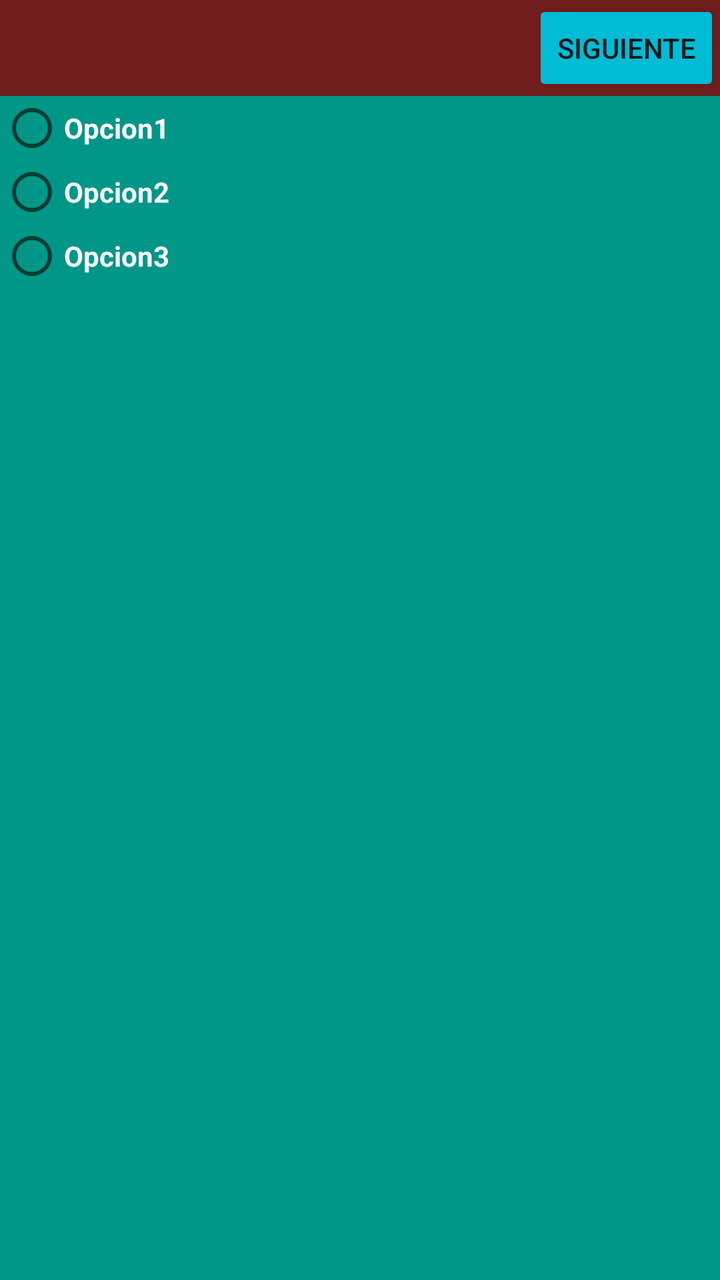
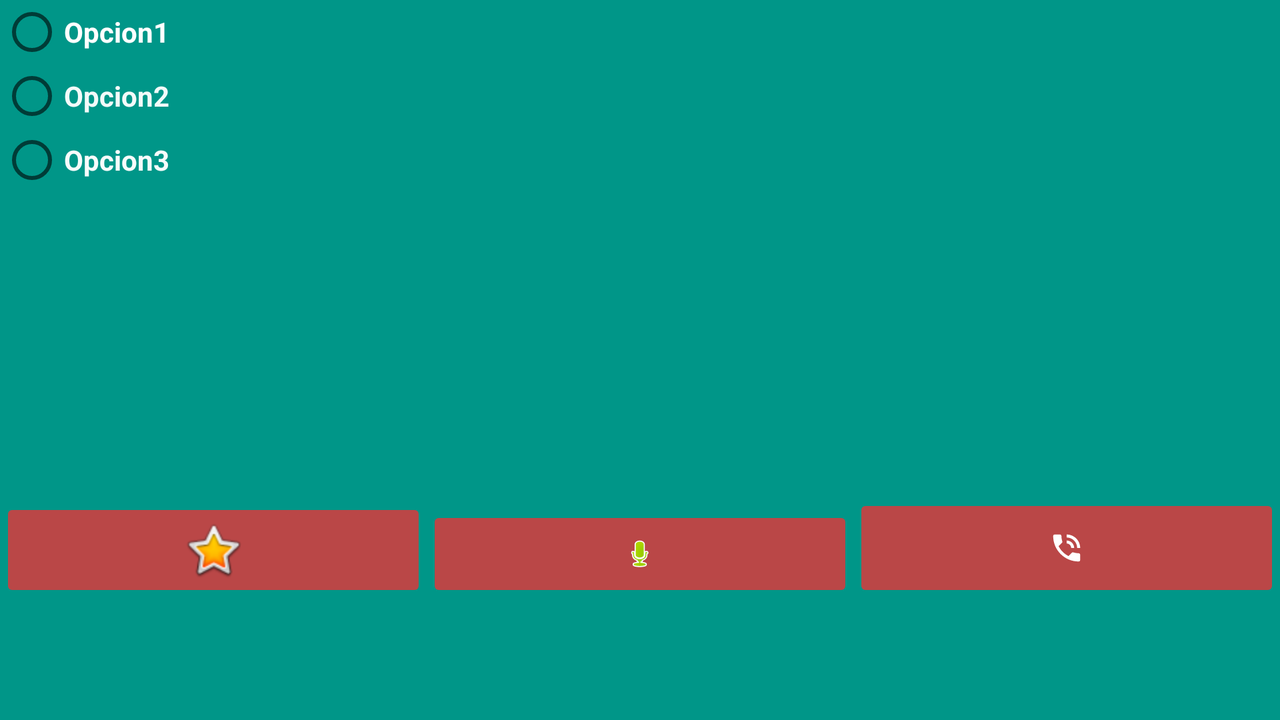

One screen, two layout resources from the same app: the default and the repository's alternative for another configuration. Each is rendered where Android would select it; the XML of both is given below.
<!-- AndroidManifest.xml: application theme Theme.PrimeraAppAndroid -->
<!-- res/layout/activity_linear.xml -->
<?xml version="1.0" encoding="utf-8"?>
<LinearLayout xmlns:android="http://schemas.android.com/apk/res/android"
    xmlns:app="http://schemas.android.com/apk/res-auto"
    xmlns:tools="http://schemas.android.com/tools"
    android:layout_width="match_parent"
    android:layout_height="match_parent"
    android:layout_gravity="right"
    android:background="#701D1D"
    android:orientation="vertical"
    tools:context=".linear">

    <Button
        android:id="@+id/button18"
        android:layout_width="wrap_content"
        android:layout_height="wrap_content"
        android:layout_gravity="right"
        android:layout_weight="0"
        android:backgroundTint="#00BCD4"
        android:text="Siguiente"
        android:textAlignment="viewEnd" />

    <LinearLayout
        android:layout_width="match_parent"
        android:layout_height="624dp"
        android:background="#009688"
        android:orientation="vertical">

        <RadioButton
            android:id="@+id/radioButton2"
            android:layout_width="match_parent"
            android:layout_height="wrap_content"
            android:checked="false"
            android:onClick="pulsa1"
            android:text="Opcion1"
            android:textColor="#FFFFFF"
            android:textStyle="bold" />

        <RadioButton
            android:id="@+id/radioButton3"
            android:layout_width="match_parent"
            android:layout_height="wrap_content"
            android:onClick="pulsa2"
            android:text="Opcion2"
            android:textColor="#F3FFFFFF"
            android:textStyle="bold" />

        <RadioButton
            android:id="@+id/radioButton4"
            android:layout_width="match_parent"
            android:layout_height="wrap_content"
            android:onClick="pulsa3"
            android:text="Opcion3"
            android:textColor="#F7FFFFFF"
            android:textStyle="bold" />
    </LinearLayout>

    <LinearLayout
        android:layout_width="match_parent"
        android:layout_height="match_parent"
        android:layout_weight="0"
        android:orientation="horizontal">

        <ImageButton
            android:id="@+id/imageButton"
            android:layout_width="match_parent"
            android:layout_height="match_parent"
            android:layout_weight="1"
            android:backgroundTint="#BA4747"
            android:onClick="mensaje1"
            app:srcCompat="@android:drawable/btn_star_big_on" />

        <ImageButton
            android:id="@+id/imageButton2"
            android:layout_width="match_parent"
            android:layout_height="match_parent"
            android:layout_weight="1"
            android:backgroundTint="#BA4747"
            android:onClick="mensaje2"
            app:srcCompat="@android:drawable/presence_audio_online" />

        <ImageButton
            android:id="@+id/imageButton3"
            android:layout_width="match_parent"
            android:layout_height="match_parent"
            android:layout_weight="1"
            android:backgroundTint="#BA4747"
            android:onClick="mensaje3"
            app:srcCompat="@android:drawable/stat_sys_speakerphone" />
    </LinearLayout>
</LinearLayout>
<!-- resources referenced by this layout -->
<resources>
  <style name="Theme.PrimeraAppAndroid" parent="Theme.AppCompat.Light.DarkActionBar">
          
          <item name="colorPrimary">@color/purple_500</item>
          <item name="colorPrimaryDark">@color/purple_700</item>
          <item name="colorAccent">@color/teal_200</item>
          
      </style>
</resources>
<!-- res/layout-land/activity_linear.xml (the repository's variant of the layout above) -->
<!-- drawn on the phone turned sideways -->
<?xml version="1.0" encoding="utf-8"?>
<LinearLayout xmlns:android="http://schemas.android.com/apk/res/android"
    xmlns:app="http://schemas.android.com/apk/res-auto"
    xmlns:tools="http://schemas.android.com/tools"
    android:layout_width="match_parent"
    android:layout_height="match_parent"
    android:layout_gravity="right"
    android:background="#701D1D"
    android:orientation="horizontal"
    tools:context=".linear">


    <LinearLayout
        android:layout_width="match_parent"
        android:layout_height="624dp"
        android:background="#009688"
        android:orientation="vertical">

        <RadioButton
            android:id="@+id/radioButton2"
            android:layout_width="match_parent"
            android:layout_height="wrap_content"
            android:checked="false"
            android:onClick="pulsa1"
            android:text="Opcion1"
            android:textColor="#FFFFFF"
            android:textStyle="bold" />

        <RadioButton
            android:id="@+id/radioButton3"
            android:layout_width="match_parent"
            android:layout_height="wrap_content"
            android:onClick="pulsa2"
            android:text="Opcion2"
            android:textColor="#F3FFFFFF"
            android:textStyle="bold" />

        <RadioButton
            android:id="@+id/radioButton4"
            android:layout_width="match_parent"
            android:layout_height="wrap_content"
            android:onClick="pulsa3"
            android:text="Opcion3"
            android:textColor="#F7FFFFFF"
            android:textStyle="bold" />

        <LinearLayout
            android:layout_width="match_parent"
            android:layout_height="205dp"
            android:gravity="bottom"
            android:orientation="horizontal">

            <ImageButton
                android:id="@+id/imageButton"
                android:layout_width="match_parent"
                android:layout_height="wrap_content"
                android:layout_weight="1"
                android:backgroundTint="#BA4747"
                android:onClick="mensaje1"
                app:srcCompat="@android:drawable/btn_star_big_on" />

            <ImageButton
                android:id="@+id/imageButton2"
                android:layout_width="match_parent"
                android:layout_height="48dp"
                android:layout_weight="1"
                android:backgroundTint="#BA4747"
                android:onClick="mensaje2"
                app:srcCompat="@android:drawable/presence_audio_online" />

            <ImageButton
                android:id="@+id/imageButton3"
                android:layout_width="match_parent"
                android:layout_height="54dp"
                android:layout_weight="1"
                android:backgroundTint="#BA4747"
                android:onClick="mensaje3"
                app:srcCompat="@android:drawable/stat_sys_speakerphone" />
        </LinearLayout>

    </LinearLayout>

</LinearLayout>
